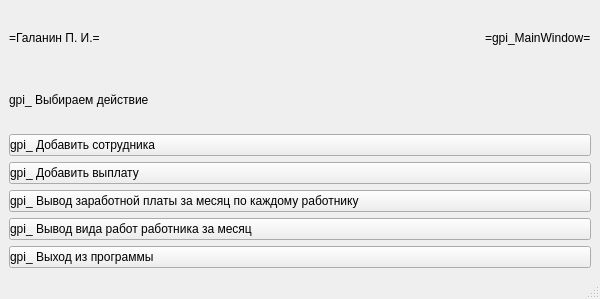
<?xml version="1.0" encoding="UTF-8"?>
<ui version="4.0">
 <class>gpi_MainWindow</class>
 <widget class="QMainWindow" name="gpi_MainWindow">
  <property name="geometry">
   <rect>
    <x>0</x>
    <y>0</y>
    <width>600</width>
    <height>299</height>
   </rect>
  </property>
  <property name="windowTitle">
   <string>gpi_MainWindow</string>
  </property>
  <widget class="QWidget" name="centralwidget">
   <layout class="QGridLayout" name="gridLayout">
    <item row="0" column="2">
     <widget class="QLabel" name="gpi_label_title">
      <property name="text">
       <string>=gpi_MainWindow=</string>
      </property>
     </widget>
    </item>
    <item row="0" column="1">
     <spacer name="gpi_horizontalSpacer">
      <property name="orientation">
       <enum>Qt::Horizontal</enum>
      </property>
      <property name="sizeHint" stdset="0">
       <size>
        <width>311</width>
        <height>20</height>
       </size>
      </property>
     </spacer>
    </item>
    <item row="0" column="0">
     <widget class="QLabel" name="gpi_label_author">
      <property name="text">
       <string>=Галанин П. И.=</string>
      </property>
     </widget>
    </item>
    <item row="3" column="0" colspan="3">
     <widget class="QPushButton" name="gpi_pushButton_employeeform">
      <property name="layoutDirection">
       <enum>Qt::LeftToRight</enum>
      </property>
      <property name="styleSheet">
       <string notr="true">text-align: left;</string>
      </property>
      <property name="text">
       <string>gpi_ Добавить сотрудника</string>
      </property>
     </widget>
    </item>
    <item row="4" column="0" colspan="3">
     <widget class="QPushButton" name="gpi_pushButton_paymentform">
      <property name="styleSheet">
       <string notr="true">text-align: left;</string>
      </property>
      <property name="text">
       <string>gpi_ Добавить выплату</string>
      </property>
     </widget>
    </item>
    <item row="5" column="0" colspan="3">
     <widget class="QPushButton" name="gpi_pushButton_monthpayday">
      <property name="styleSheet">
       <string notr="true">text-align: left;</string>
      </property>
      <property name="text">
       <string>gpi_ Вывод заработной платы за месяц по каждому работнику</string>
      </property>
     </widget>
    </item>
    <item row="6" column="0" colspan="3">
     <widget class="QPushButton" name="gpi_pushButton_monthjob">
      <property name="styleSheet">
       <string notr="true">text-align: left;</string>
      </property>
      <property name="text">
       <string>gpi_ Вывод вида работ работника за месяц</string>
      </property>
     </widget>
    </item>
    <item row="7" column="0" colspan="3">
     <widget class="QPushButton" name="gpi_pushButton_closeapp">
      <property name="styleSheet">
       <string notr="true">text-align: left;</string>
      </property>
      <property name="text">
       <string>gpi_ Выход из программы</string>
      </property>
     </widget>
    </item>
    <item row="1" column="0" colspan="3">
     <widget class="QLabel" name="gpi_label_description">
      <property name="text">
       <string>gpi_ Выбираем действие</string>
      </property>
     </widget>
    </item>
   </layout>
  </widget>
  <widget class="QMenuBar" name="menubar">
   <property name="geometry">
    <rect>
     <x>0</x>
     <y>0</y>
     <width>600</width>
     <height>25</height>
    </rect>
   </property>
  </widget>
  <widget class="QStatusBar" name="statusbar"/>
 </widget>
 <resources/>
 <connections/>
</ui>
